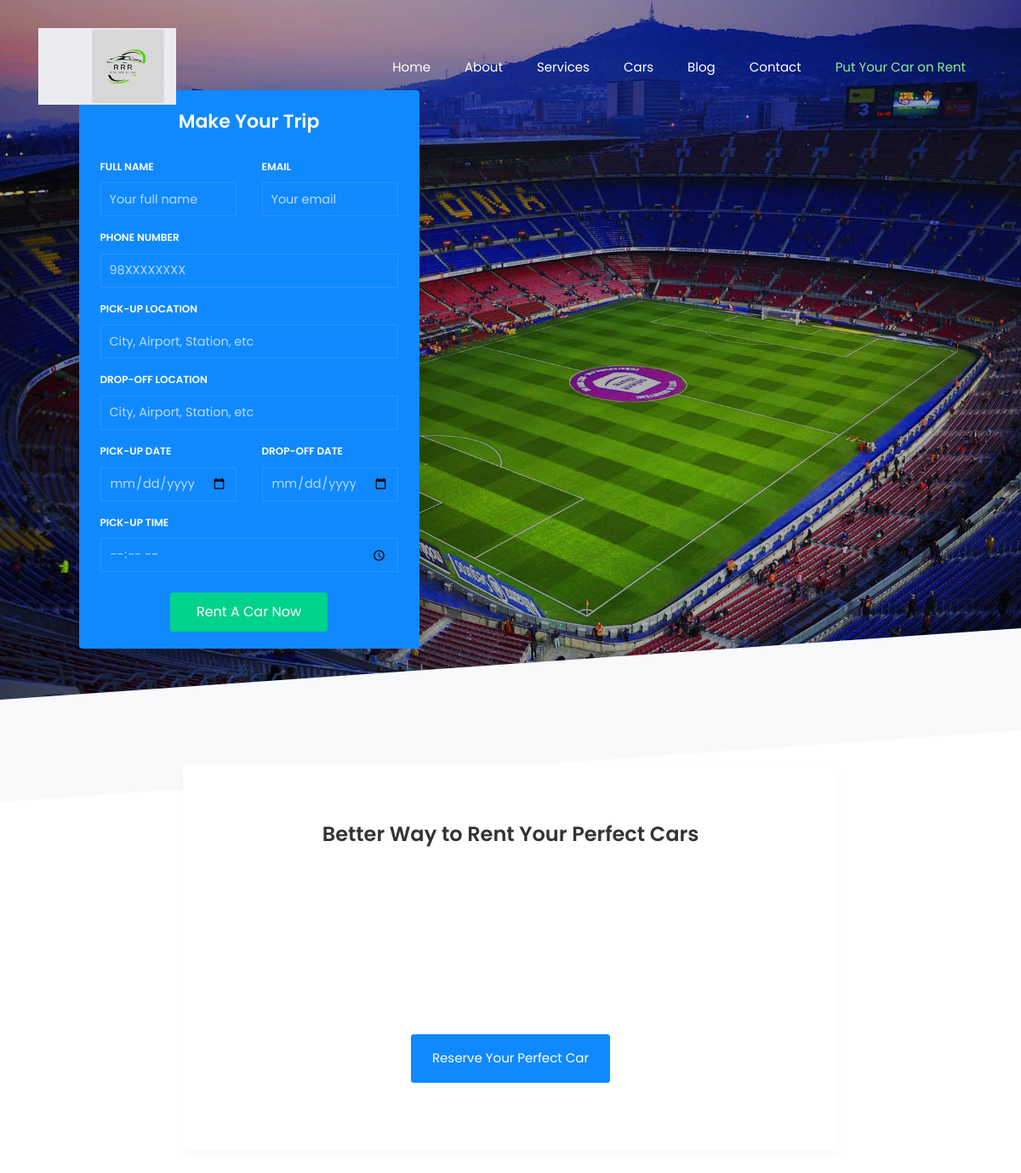
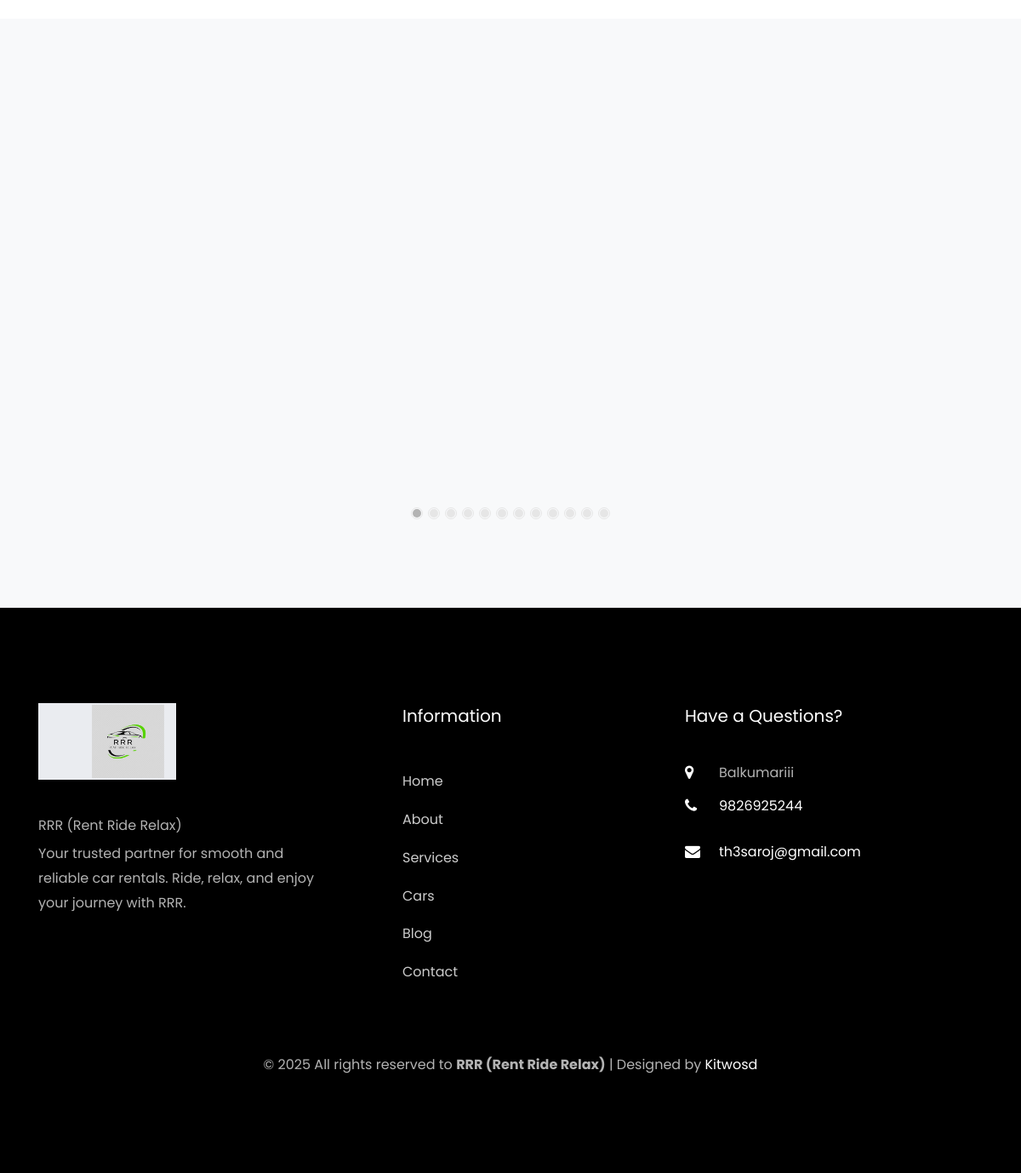
The page / on the database its author committed (2 pictures, top to bottom).
### app/models.py (models this page shows, shortened)
class Index(models.Model):
    title = models.CharField(max_length=200)
    description = models.TextField()
    image = models.ImageField(upload_to='index/')
    video_title = models.CharField(max_length=255, blank=True, null=True)
    video_link = models.URLField(blank=True, null=True)
    class Meta:
        verbose_name_plural = "Index"
        ordering = ['title']

class ContactDetail(models.Model):
    address = models.CharField(max_length=255)
    phone = models.CharField(max_length=20)
    email = models.EmailField()
    twitter = models.URLField(blank=True, null=True)
    facebook = models.URLField(blank=True, null=True)
    instagram = models.URLField(blank=True, null=True)

### app/views.py (the view, shortened to what this page needs)
# urls.py: path('', views.index, name='index'),
def index(request):
    admin_vehicles = Vehicle.objects.all()
    for v in admin_vehicles:
        v.car_type = 'admin'
    user_vehicles = CarRentalRequest.objects.filter(status='accepted')
    for u in user_vehicles:
        u.car_type = 'user'
    vehicles = list(chain(admin_vehicles, user_vehicles))
    index_content = Index.objects.last()
    context = {
        'vehicles': vehicles,
        'index': index_content
    }
    return render(request, 'frontend/index.html', context)

### app/context_processors.py (called while the page is built)
def contact_detail(request):
    detail = ContactDetail.objects.first()
    return {'contact_detail': detail}

### templates/frontend/index.html (shortened to what this page needs)
{% extends 'base/base.html' %}
{% load static %}
{% block content %}
<div class="hero-wrap ftco-degree-bg position-relative"
     style="background-image: url('{{ index.image.url }}');"
     data-stellar-background-ratio="0.5">
  <div class="overlay"></div>
  <div class="container py-5 position-relative">
    <div class="row align-items-center justify-content-between g-4">
      <div class="col-lg-5 col-md-10 mx-auto">
        <br><br>
        <form action="{% url 'index' %}" method="POST" class="request-form ftco-animate bg-primary rounded shadow-lg">
          <h2 class="text-white mb-4 text-center">Make Your Trip</h2>
          <div class="row g-2 mb-3">
            <div class="col-md-6">
              <label class="label text-white" for="full_name">Full Name</label>
              <input type="text" class="form-control" id="full_name" name="full_name" placeholder="Your full name" required>
            </div>
            <div class="col-md-6">
              <label class="label text-white" for="email">Email</label>
              <input type="email" class="form-control" id="email" name="email" placeholder="Your email" required>
            </div>
          </div>
          <div class="form-group mb-3">
            <label class="label text-white" for="phone">Phone Number</label>
            <input type="text" class="form-control" id="phone" name="phone" placeholder="98XXXXXXXX" required>
          </div>
          <div class="form-group mb-3">
            <label class="label text-white" for="pickup_location">Pick-up Location</label>
            <input type="text" class="form-control" id="pickup_location" name="pickup_location" placeholder="City, Airport, Station, etc" required>
          </div>
          <div class="form-group mb-3">
            <label class="label text-white" for="dropoff_location">Drop-off Location</label>
            <input type="text" class="form-control" id="dropoff_location" name="dropoff_location" placeholder="City, Airport, Station, etc" required>
          </div>
          <div class="row g-2 mb-3">
            <div class="col-md-6">
              <label class="label text-white" for="pickup_date">Pick-up Date</label>
              <input type="date" class="form-control" id="pickup_date" name="pickup_date" required>
            </div>
            <div class="col-md-6">
              <label class="label text-white" for="dropoff_date">Drop-off Date</label>
              <input type="date" class="form-control" id="dropoff_date" name="dropoff_date" required>
            </div>
          </div>
          <div class="form-group mb-4">
            <label class="label text-white" for="pickup_time">Pick-up Time</label>
            <input type="time" class="form-control" id="pickup_time" name="pickup_time" required>
          </div>
          <div class="text-center">
            <input type="submit" value="Rent A Car Now" class="btn btn-secondary fw-bold shadow-sm">
          </div>
        </form>
      </div>
      <div class="col-lg-6 text-white text-center text-lg-start ftco-animate">
      </div>
    </div>
  </div>
</div>
<div class="col-md-8 d-flex align-items-center mx-auto my-5">
  <div class="services-wrap rounded-right w-100 text-center">
    <h3 class="heading-section mb-4">Better Way to Rent Your Perfect Cars</h3>
    <div class="row d-flex mb-4 justify-content-center">
    </div>
    <p><a href="{% url 'car' %}" class="btn btn-primary py-3 px-4">Reserve Your Perfect Car</a></p>
  </div>
</div>
<section class="ftco-section ftco-no-pt bg-light">
  <div class="container">
    <div class="row justify-content-center">
    </div>
    <div class="row">
      <div class="col-md-12">
        <div class="carousel-car owl-carousel">
          {% for vehicle in vehicles %}
          <div class="item">
          </div>
          {% empty %}
            <p>No vehicles found.</p>
          {% endfor %}
        </div>
      </div>
    </div>
  </div>
</section>
<link rel="stylesheet" href="https://cdnjs.cloudflare.com/ajax/libs/magnific-popup.js/1.1.0/magnific-popup.min.css">
{% endblock %}

### templates/base/base.html (shortened to what this page needs)
{% load static %}
<!DOCTYPE html>
<html lang="en">
<head>
  <link rel="stylesheet" href="{% static 'css/open-iconic-bootstrap.min.css' %}">
  <link rel="stylesheet" href="{% static 'css/animate.css' %}">
  <link rel="stylesheet" href="{% static 'css/owl.carousel.min.css' %}">
  <link rel="stylesheet" href="{% static 'css/owl.theme.default.min.css' %}">
  <link rel="stylesheet" href="{% static 'css/magnific-popup.css' %}">
  <link rel="stylesheet" href="{% static 'css/aos.css' %}">
  <link rel="stylesheet" href="{% static 'css/ionicons.min.css' %}">
  <link rel="stylesheet" href="{% static 'css/bootstrap-datepicker.css' %}">
  <link rel="stylesheet" href="{% static 'css/jquery.timepicker.css' %}">
  <link rel="stylesheet" href="{% static 'css/flaticon.css' %}">
  <link rel="stylesheet" href="{% static 'css/icomoon.css' %}">
  <link rel="stylesheet" href="{% static 'css/style.css' %}">
</head>
<body>
<nav class="navbar navbar-expand-lg navbar-dark ftco_navbar bg-dark ftco-navbar-light" id="ftco-navbar">
  <div class="container">
    <a class="navbar-brand" href="{% url 'index' %}">
      <img src="{% static 'images/logo.png' %}" alt="Carbook Logo" style="max-height: 90px;">
    </a>
    <div class="collapse navbar-collapse" id="ftco-nav">
      <ul class="navbar-nav ml-auto">
        <li class="nav-item"><a href="{% url 'index' %}" class="nav-link">Home</a></li>
        <li class="nav-item"><a href="{% url 'about' %}" class="nav-link">About</a></li>
        <li class="nav-item"><a href="{% url 'servicess' %}" class="nav-link">Services</a></li>
        <li class="nav-item"><a href="{% url 'car' %}" class="nav-link">Cars</a></li>
        <li class="nav-item"><a href="{% url 'blog_list' %}" class="nav-link">Blog</a></li>
        <li class="nav-item"><a href="{% url 'contact' %}" class="nav-link">Contact</a></li>
        <li class="nav-item">
          <a href="{% url 'put_car_on_rent' %}" class="nav-link" style="color: #90ee90;">Put Your Car on Rent</a>
        </li>
      </ul>
    </div>
  </div>
</nav>
  <main>
    {% block content %}
    {% endblock %}
  </main>
<footer class="ftco-footer ftco-bg-dark ftco-section">
  <div class="container">
    <div class="row mb-5">
      <div class="col-md">
        <div class="ftco-footer-widget mb-4">
          <h2 class="ftco-heading-2">
            <img src="{% static 'images/logo.png' %}" alt="Carbook Logo" style="max-height: 90px;">
          </h2>
          <p class="fw-bold mb-1">RRR (Rent Ride Relax)</p>
          <p class="mb-3 fst-italic">
            Your trusted partner for smooth and reliable car rentals. Ride, relax, and enjoy your journey with RRR.
          </p>
          <ul class="ftco-footer-social list-unstyled d-flex gap-3">
          </ul>
        </div>
      </div>
      <div class="col-md">
        <div class="ftco-footer-widget mb-4 ml-md-5">
          <h2 class="ftco-heading-2">Information</h2>
          <ul class="list-unstyled">
            <li><a href="{% url 'index' %}" class="py-2 d-block">Home</a></li>
            <li><a href="{% url 'about' %}" class="py-2 d-block">About</a></li>
            <li><a href="{% url 'servicess' %}" class="py-2 d-block">Services</a></li>
            <li><a href="{% url 'car' %}" class="py-2 d-block">Cars</a></li>
            <li><a href="{% url 'blog_list' %}" class="py-2 d-block">Blog</a></li>
            <li><a href="{% url 'contact' %}" class="py-2 d-block">Contact</a></li>
          </ul>
        </div>
      </div>
      <div class="col-md">
        <div class="ftco-footer-widget mb-4">
          <h2 class="ftco-heading-2">Have a Questions?</h2>
          <div class="block-23 mb-3">
            <ul>
              {% if contact_detail and contact_detail.address %}
              <li>
                <span class="icon icon-map-marker"></span>
                <span class="text">{{ contact_detail.address }}</span>
              </li>
              {% endif %}
              {% if contact_detail and contact_detail.phone %}
              <li>
                <a href="tel:{{ contact_detail.phone }}">
                  <span class="icon icon-phone"></span>
                  <span class="text">{{ contact_detail.phone }}</span>
                </a>
              </li>
              {% endif %}
              {% if contact_detail and contact_detail.email %}
              <li>
                <a href="mailto:{{ contact_detail.email }}">
                  <span class="icon icon-envelope"></span>
                  <span class="text">{{ contact_detail.email }}</span>
                </a>
              </li>
              {% endif %}
            </ul>
          </div>
        </div>
      </div>
    </div>
    <div class="row">
      <div class="col-md-12 text-center">
        <p class="mb-0">
          &copy; <script>document.write(new Date().getFullYear());</script> All rights reserved to
          <strong>RRR (Rent Ride Relax)</strong> | Designed by
          <a href="https://kitwosd.com" target="_blank" rel="noopener noreferrer" class="text-white text-decoration-underline">Kitwosd</a>
        </p>
      </div>
    </div>
  </div>
</footer>
</body>
</html>

### static/css/icomoon.css (style rules this page uses)
[class^="icon-"], [class*=" icon-"] { font-family: 'icomoon' !important; speak: none; font-style: normal; font-weight: normal; font-variant: normal; text-transform: none; line-height: 1; -webkit-font-smoothing: antialiased; -moz-osx-font-smoothing: grayscale; }
.icon-map-marker:before { content: "\f041"; }
.icon-phone:before { content: "\f095"; }
.icon-envelope:before { content: "\f0e0"; }

### templates/frontend/index.html (style rules this page uses)
.request-form { max-width: 400px; padding: 20px 25px !important; font-size: 0.9rem; }
.request-form .form-control { font-size: 0.9rem; padding: 8px 10px; }
.request-form .mb-3, .request-form .row.g-2.mb-3 { margin-bottom: 0.75rem !important; }
.request-form input[type="submit"] { padding: 10px 30px !important; font-size: 16px !important; }

### rows shown on the page
Index: image (picture)
ContactDetail: address "Balkumariii", phone "9826925244", email "th3saroj@gmail.com"
